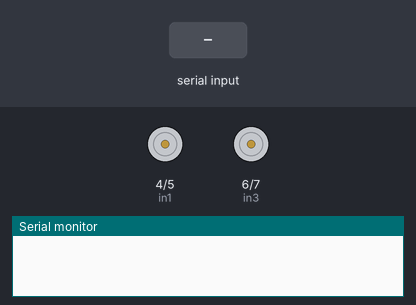
Recording of a sketch running on a simulated Arduino Uno, built with avr-gcc and run on an emulated ATmega328P. Shown: motor-driver pin pairs drawn as motors (green arrow = first pin HIGH = forward, orange = second pin HIGH = backward, longer = more drive, scaled by the enable pin), the last lines printed to the serial monitor. The inputs (shaded band) are chosen by the test bench.

Above: at 1.2 s.
1.3 s: "F" received over Serial
At 2.5 s:
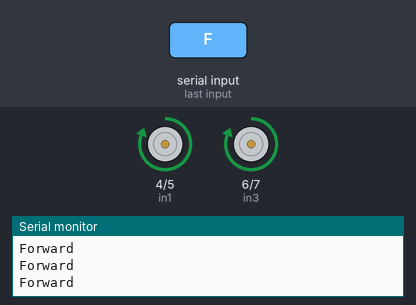
2.8 s: "B" received over Serial
At 3.2 s:
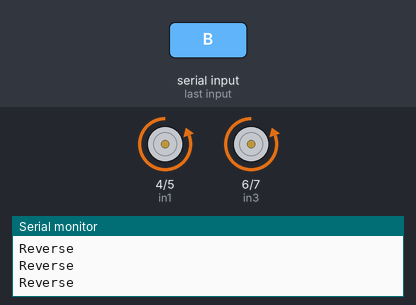
4.3 s: "L" received over Serial
At 5.5 s:
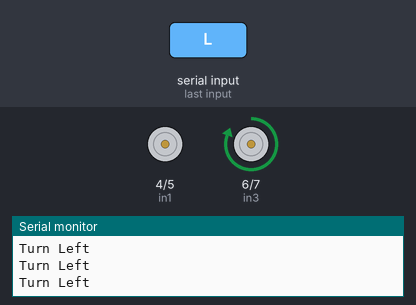
5.8 s: "R" received over Serial
At 6.6 s:
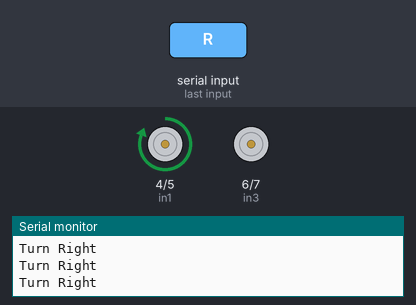
7.3 s: "S" received over Serial
At 7.9 s:
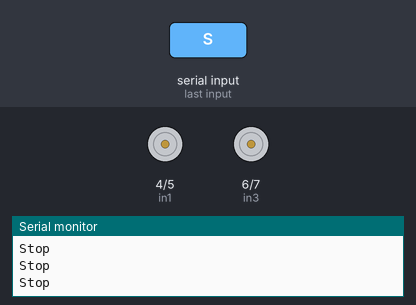
8.8 s: "J" received over Serial
At 9.1 s:
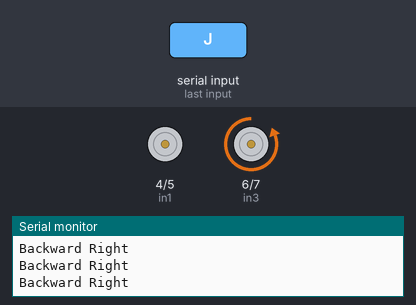
Timing chart, 0 to 11.3 s (numbered marks = the images above; inputs shaded):
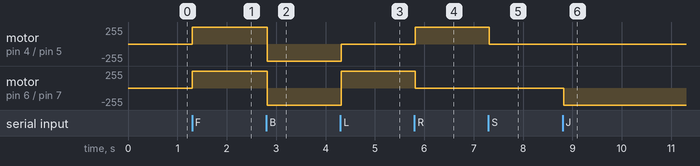

Measured:
- after the input at 1.3 s, motor on pin 4 (in1) / pin 5 (in2), motor on pin 6 (in3) / pin 7 (in4): stopped → forward 255/255 at once
- after the input at 2.8 s, motor on pin 4 (in1) / pin 5 (in2), motor on pin 6 (in3) / pin 7 (in4): forward 255/255 → backward 255/255 at once
- after the input at 4.3 s, motor on pin 4 (in1) / pin 5 (in2): backward 255/255 → stopped at once; motor on pin 6 (in3) / pin 7 (in4): backward 255/255 → forward 255/255 at once
- after the input at 5.8 s, motor on pin 4 (in1) / pin 5 (in2): stopped → forward 255/255 at once; motor on pin 6 (in3) / pin 7 (in4): forward 255/255 → stopped at once
- after the input at 7.3 s, motor on pin 4 (in1) / pin 5 (in2): forward 255/255 → stopped at once
- after the input at 8.8 s, motor on pin 6 (in3) / pin 7 (in4): stopped → backward 255/255 at once

The sketch:

BluetoothCar.ino
```cpp
int in1 = 4;
int in2 = 5;
int in3 = 6;
int in4 = 7;
int enA = 8;
int enB = 9;
int val;

void setup()
{
  pinMode(in1, OUTPUT);
  pinMode(in2, OUTPUT);
  pinMode(in3, OUTPUT);
  pinMode(in4, OUTPUT);
  pinMode(enA, OUTPUT);
  pinMode(enB, OUTPUT);
  Serial.begin(9600);
}

void loop()
{

  while (Serial.available() > 0)
  {
    val = Serial.read();
  }
  if( val == 'F') //Forward
    {
      Serial.println("Forward");
      digitalWrite(in1, HIGH);
      digitalWrite(in2, LOW);
      digitalWrite(in3, HIGH);
      digitalWrite(in4, LOW);
      digitalWrite(enA,HIGH);
      digitalWrite(enB,HIGH);
    }
    else if(val == 'B') //Backward
    {
      Serial.println("Reverse");
      digitalWrite(in1, LOW);
      digitalWrite(in2, HIGH);
      digitalWrite(in3, LOW);
      digitalWrite(in4, HIGH);
      digitalWrite(enA,HIGH);
      digitalWrite(enB,HIGH);
    }
    else if(val == 'L') //Left
    {
      Serial.println("Turn Left");
      digitalWrite(in1, LOW);
      digitalWrite(in2, LOW);
      digitalWrite(in3, HIGH);
      digitalWrite(in4, LOW);
      digitalWrite(enA,HIGH);
      digitalWrite(enB,HIGH);
    }
    else if(val == 'R') //Right
    {
      Serial.println("Turn Right");
      digitalWrite(in1, HIGH);
      digitalWrite(in2, LOW);
      digitalWrite(in3, LOW);
      digitalWrite(in4, LOW);
      digitalWrite(enA,HIGH);
      digitalWrite(enB,HIGH);
    }
    else if(val == 'S') //Stop
    {
      Serial.println("Stop");
      digitalWrite(in1, LOW);
      digitalWrite(in2, LOW);
      digitalWrite(in3, LOW);
      digitalWrite(in4, LOW);
      digitalWrite(enA,HIGH);
      digitalWrite(enB,HIGH);
    }
    else if(val == 'I') //Forward Right
    {
      Serial.println("Forward Right");
      digitalWrite(in1, HIGH);
      digitalWrite(in2, LOW);
      digitalWrite(in3, LOW);
      digitalWrite(in4, LOW);
      digitalWrite(enA,HIGH);
      digitalWrite(enB,HIGH);
    }
    else if(val == 'J') //Backward Right
    {
      Serial.println("Backward Right");
      digitalWrite(in1, LOW);
      digitalWrite(in2, LOW);
      digitalWrite(in3, LOW);
      digitalWrite(in4, HIGH);
      digitalWrite(enA,HIGH);
      digitalWrite(enB,HIGH);
    }
    else if(val == 'G') //Forward Left
    {
      Serial.println("Forward Left");
      digitalWrite(in1, LOW);
      digitalWrite(in2, LOW);
      digitalWrite(in3, HIGH);
      digitalWrite(in4, LOW);
      digitalWrite(enA,HIGH);
      digitalWrite(enB,HIGH);
    }
    else if(val == 'H') //Backward Left
    {
      Serial.println("Backward Left");
      digitalWrite(in1, LOW);
      digitalWrite(in2, HIGH);
      digitalWrite(in3, LOW);
      digitalWrite(in4, LOW);
      digitalWrite(enA,HIGH);
      digitalWrite(enB,HIGH);
    }
}
```
